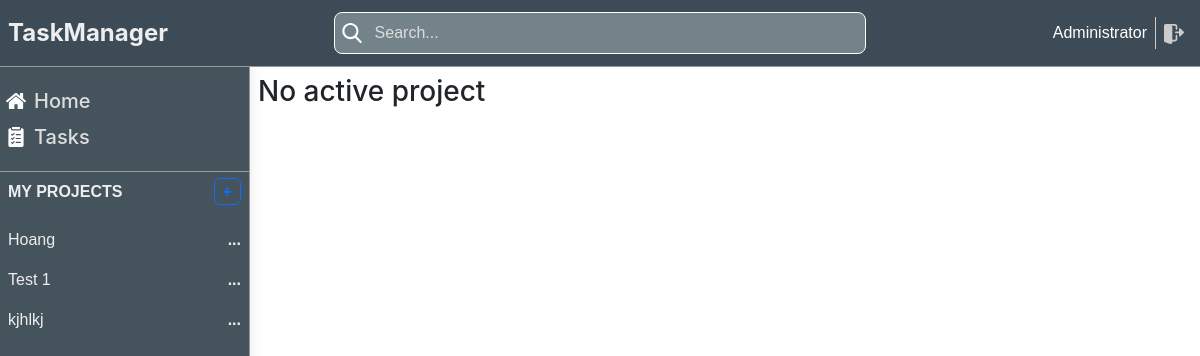
Page /tasks/22 (signed in) on the earlier database version.
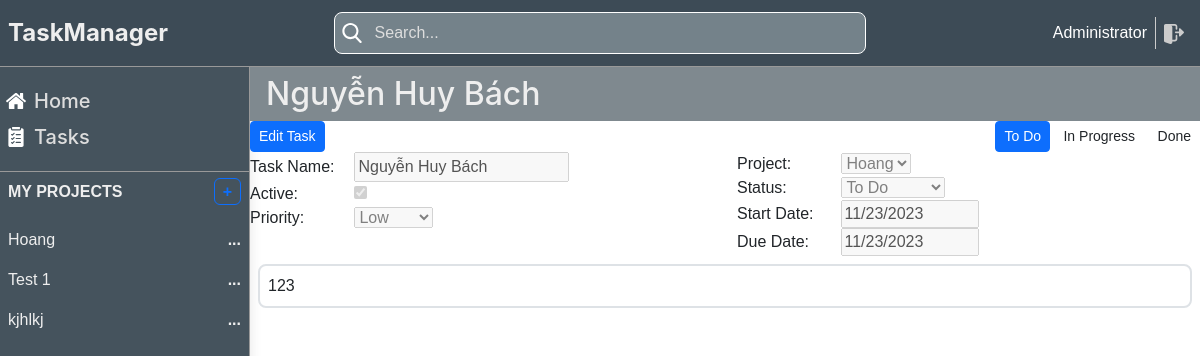
Same page on the later database version.
### task_management/models.py (models this page shows, shortened)
class Task(db.Model):
    __tablename__ = 'task'
    id = db.Column(db.Integer, primary_key=True)
    project_id = db.Column(db.Integer, db.ForeignKey('project.id'))
    user_id = db.Column(db.Integer, db.ForeignKey('user.id'))
    status = db.Column(db.String(100))
    name = db.Column(db.String(255))
    description = db.Column(db.Text)
    active = db.Column(db.Boolean, default=True)
    priority = db.Column(db.Integer)
    sequence = db.Column(db.Integer)
    date_start = db.Column(db.Date)
    date_end = db.Column(db.Date)
    created_at = db.Column(db.DateTime, default=db.func.current_timestamp())
    updated_at = db.Column(db.DateTime, default=db.func.current_timestamp())

### task_management/task/views.py (the view)
@task_blueprint.route('/<int:task_id>', methods=['POST', 'GET'])
@login_required
def task_by_id(task_id: int):
    task = Task.query.get(task_id)
    return index(task_id=task)

### task_management/models.py (called while the page is built)
@login_manager.user_loader
def load_user(user_id):
    return User.query.get(int(user_id))

### task_management/routes.py (called while the page is built)
def login_required(f):
    @wraps(f)
    def decorated_function(*args, **kwargs):
        if not current_user.is_authenticated:
            return redirect(url_for('login'))
        return f(*args, **kwargs)
    return decorated_function

@app.route('/')
@login_required
def index(project_id=None, task_list=None, task_id=None):
    projects = Project.query.filter(Project.manager_id == current_user.id).all()
    mode = session.get('mode', '')
    if session.get('active_project_id'):
        project_id = Project.query.get(session.get('active_project_id'))
    return render_template('index.html',
                           projects=projects,
                           mode=mode,
                           active_project_id=project_id,
                           task_id=task_id,
                           task_list=task_list)

### task_management/templates/index.html (shortened to what this page needs)
<!DOCTYPE html>
<html lang="en">
<head>
    <link rel="stylesheet" href="https://cdn.jsdelivr.net/npm/bootstrap@5.2.3/dist/css/bootstrap.min.css"
>
    <link href="{{ url_for('static', filename='css/styles.css') }}" rel="stylesheet" type="text/css">
    <link href="{{ url_for('static', filename='css/default.css') }}" rel="stylesheet" type="text/css">
</head>
<body style="height: 100vh;max-height: 100%">
<div style="background: white" class="d-flex flex-column h-100">
    {% include 'header.html' %}
    <div class="d-flex" style="flex: 1;overflow: hidden">
        {% include 'sidebar.html' %}
        {% include 'content.html' %}
    </div>
</div>
</body>
</html>

### task_management/templates/content.html (shortened to what this page needs)
<div class="content" id="content-window">
    {% if task_id != None %}
        <div class="content-header">
            <h2>{{ task_id.name }}</h2>
        </div>
        <div class="d-flex justify-content-between">
            {% if mode != 'edit' %}
                <button class="btn btn-primary btn-sm" onclick="editTask({{ task_id.id }})">
                    Edit Task
                </button>
            {% endif %}
            <div>
                <button id="todo" class="btn {% if task_id.status == 'todo' %} btn-primary {% endif %} btn-sm"
                        onclick="updateTaskStatus('{{ task_id.id }}', 'todo')">
                    To Do
                </button>
                <button id="in-progress"
                        class="btn {% if task_id.status == 'in-progress' %} btn-primary {% endif %} btn-sm"
                        onclick="updateTaskStatus('{{ task_id.id }}', 'in-progress')">
                    In Progress
                </button>
                <button id="done" class="btn {% if task_id.status == 'done' %} btn-primary {% endif %} btn-sm"
                        onclick="updateTaskStatus('{{ task_id.id }}', 'done')">
                    Done
                </button>
            </div>
        </div>
        <div class="row">
            <div class="col-6 d-flex flex-column">
                <div>
                    <label for="name">Task Name:</label>
                    <input type="text" id="name" name="name" value="{{ task_id.name }}" {% if mode != 'edit' %}
                           disabled {% endif %}/>
                </div>
                <div>
                    <label for="active">Active:</label>
                    <input type="checkbox" id="active" name="active" {% if task_id.active %}
                           checked {% endif %} {% if mode != 'edit' %} disabled {% endif %}/>
                </div>
                <div>
                    <label for="priority">Priority:</label>
                    <select id="priority" name="priority" {% if mode != 'edit' %} disabled {% endif %}>
                        <option value="low" {% if task_id.priority == 'low' %} selected {% endif %}>Low</option>
                    </select>
                </div>
            </div>
            <div class="col-6 d-flex flex-column">
                <div>
                    <label for="project_id">Project:</label>
                    <select id="project_id" name="project_id" {% if mode != 'edit' %} disabled {% endif %}>
                        {% for project in projects %}
                            <option value="{{ project.id }}" >{{ project.name }}</option>
                        {% endfor %}
                    </select>
                </div>
                <div>
                    <label for="status">Status:</label>
                    <select id="status" name="status" {% if mode != 'edit' %} disabled {% endif %}>
                        <option value="todo" {% if task_id.status == 'todo' %} selected {% endif %}>To Do</option>
                    </select>
                </div>
                <div>
                    <label for="date_start">Start Date:</label>
                    <input type="date" id="date_start" name="date_start" value="{{ task_id.date_start }}"
                            {% if mode != 'edit' %} disabled {% endif %}/>
                </div>
                <div>
                    <label for="date_end">Due Date:</label>
                    <input type="date" id="date_end" name="date_end" value="{{ task_id.date_end }}"
                            {% if mode != 'edit' %} disabled {% endif %}/>
                </div>
            </div>
        </div>
        <div class="m-2 p-2 border border-2 rounded-3" id="description" contenteditable="{{ mode == 'edit' }}">
            {{ task_id.description or 'Description' }}
        </div>
    {% else %}
        <h3 class="font-inter p-2">
            No active project
        </h3>
    {% endif %}
</div>

Differences in the rows shown:
added Task: name "Nguyễn Huy Bách", active "☑", priority "Low", status "To Do", date_start "11/23/2023", date_end "11/23/2023", description "123"
Other differences:
form field project_id: (not shown) → "Hoang"
text no longer shown: "No active project"
text now shown: "Edit Task To Do In Progress Done Task Name: Active: Priority: Project: Status: Start Date: Due Date:"
